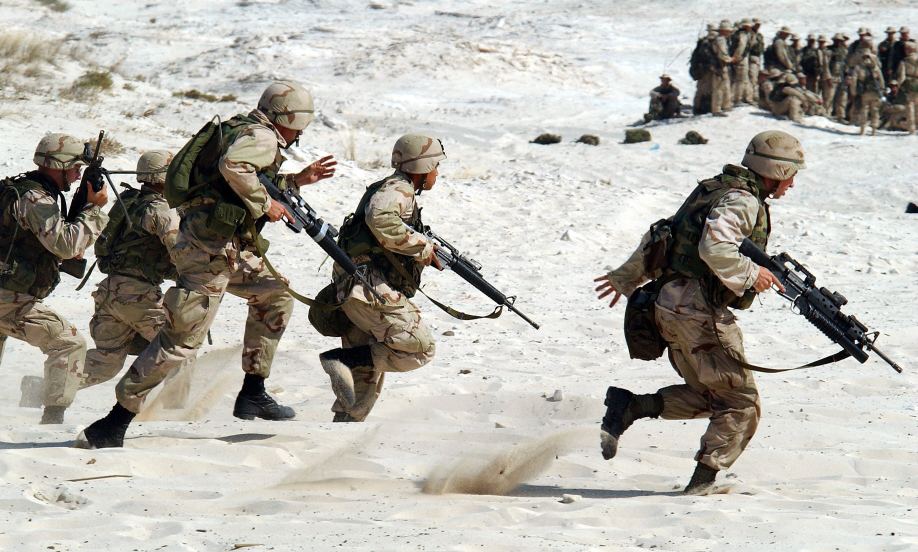
#> input picture Task_2B/dataset_eyrc/Combat/1.jpeg, 2752 x 1656 px, given in place of the camera (shown at 1/3 size)
$ python cam.py
#> lines starting #> are read from the running program, lines starting #| are printed output that depends on the picture; after the words box and inside, x2 and y2 are one past the last pixel; in counts of white or black regions, pixels touching at a corner belong together
import cv2
import numpy as np

# Open the default camera (camera index 0)
cap = cv2.VideoCapture(0)

# Check if the camera opened successfully
if not cap.isOpened():
    print("Error: Could not open camera.")
    exit()

# Define color range for mask
lower_range = np.array([255, 254, 254])  # Lower range (B, G, R)
upper_range = np.array([255, 255, 255])  # Upper range (B, G, R)

while True:
    # Read a frame from the camera
    ret, frame = cap.read()
#> frame is the input picture: shape (1656, 2752, 3); mean B, G, R 168.9, 176, 178.7

    # Break the loop if the camera feed has ended
    if not ret:
        break

    # Create a mask based on the specified range
    mask = cv2.inRange(frame, lower_range, upper_range)
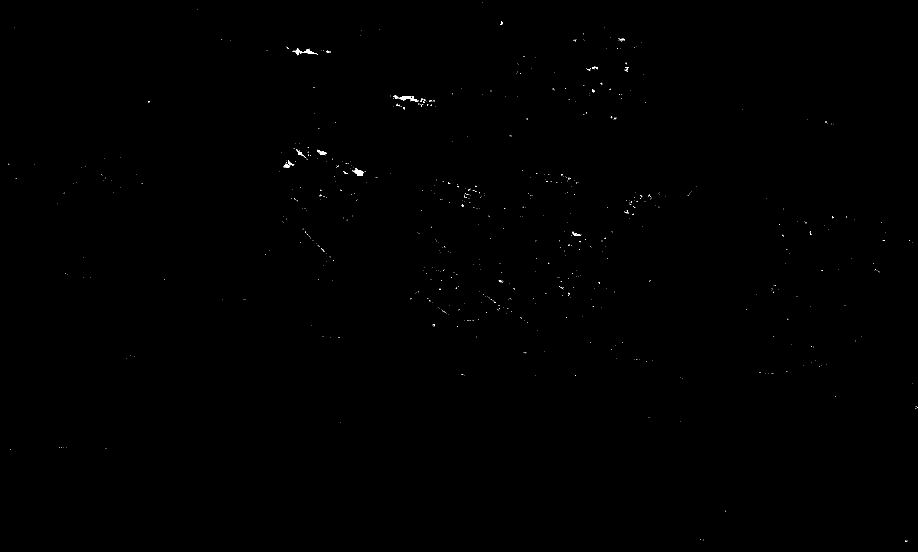
#> mask: shape (1656, 2752) (shown at 1/3 size); 0.09% white; 776 white regions (753 under 20 px)

    # Apply the mask to the original frame
    result = cv2.bitwise_and(frame, frame, mask=mask)

    # Find contours in the mask
    contours, _ = cv2.findContours(
        mask, cv2.RETR_TREE, cv2.CHAIN_APPROX_SIMPLE)
#> contours = 790 contours, 777 with area under 20; largest, box (x1, y1, x2, y2) and area: (1197, 288, 1255, 306) 343, (880, 144, 944, 166) 310, (1056, 508, 1091, 528) 286, (952, 449, 976, 465) 139, (851, 493, 868, 504) 93

    # Process contours
    for contour in contours:
        epsilon = 0.04 * cv2.arcLength(contour, True)
        approx = cv2.approxPolyDP(contour, epsilon, True)

        if cv2.contourArea(approx) > 3500:
            x, y, w, h = cv2.boundingRect(approx)

            # Crop the region of interest (ROI) using the bounding rectangle
            cropped_image = frame[y:y + h, x:x + w]

            # Display the cropped image
            cv2.imshow("Cropped Image", cropped_image)
#> this loop made 790 passes
#> (epsilon, approx) on passes 2 to 4: (0.08, [[2111, 1619], [2111, 1620]]), (0.08, [[2100, 1617], [2101, 1617]]), (0.16, [[2176, 1532], [2176, 1534]])

    # Display the original frame
    cv2.imshow("Original Frame", frame)

    # Break the loop if 'q' key is pressed
    if cv2.waitKey(1) & 0xFF == ord('q'):
#> (key q is pressed here)
        break

# Release the camera object
cap.release()

# Destroy all OpenCV windows
cv2.destroyAllWindows()
